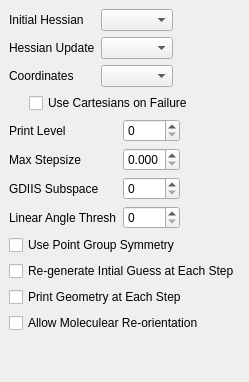
          <widget class="QWidget" name="AdvancedGeometryOptimization" >
           <layout class="QVBoxLayout" >
            <property name="margin" >
             <number>9</number>
            </property>
            <property name="spacing" >
             <number>6</number>
            </property>
            <item>
             <layout class="QGridLayout" >
              <property name="margin" >
               <number>0</number>
              </property>
              <property name="spacing" >
               <number>6</number>
              </property>
              <item row="1" column="0" >
               <widget class="QLabel" name="label_44" >
                <property name="text" >
                 <string>Hessian Update</string>
                </property>
               </widget>
              </item>
              <item row="1" column="1" >
               <widget class="QComboBox" name="geom_opt_hessian_update" />
              </item>
              <item row="0" column="0" >
               <widget class="QLabel" name="label_72" >
                <property name="text" >
                 <string>Initial Hessian</string>
                </property>
               </widget>
              </item>
              <item row="2" column="1" >
               <widget class="QComboBox" name="geom_opt_coordinates" />
              </item>
              <item row="0" column="1" >
               <widget class="QComboBox" name="geom_opt_hessian" />
              </item>
              <item row="2" column="0" >
               <widget class="QLabel" name="label_14" >
                <property name="text" >
                 <string>Coordinates</string>
                </property>
               </widget>
              </item>
              <item row="0" column="2" >
               <spacer>
                <property name="orientation" >
                 <enum>Qt::Horizontal</enum>
                </property>
                <property name="sizeHint" >
                 <size>
                  <width>40</width>
                  <height>20</height>
                 </size>
                </property>
               </spacer>
              </item>
             </layout>
            </item>
            <item>
             <layout class="QHBoxLayout" >
              <property name="margin" >
               <number>0</number>
              </property>
              <property name="spacing" >
               <number>6</number>
              </property>
              <item>
               <spacer>
                <property name="orientation" >
                 <enum>Qt::Horizontal</enum>
                </property>
                <property name="sizeType" >
                 <enum>QSizePolicy::Fixed</enum>
                </property>
                <property name="sizeHint" >
                 <size>
                  <width>20</width>
                  <height>20</height>
                 </size>
                </property>
               </spacer>
              </item>
              <item>
               <widget class="QCheckBox" name="qui_geom_opt_fallback" >
                <property name="text" >
                 <string>Use Cartesians on Failure</string>
                </property>
               </widget>
              </item>
             </layout>
            </item>
            <item>
             <layout class="QGridLayout" >
              <property name="margin" >
               <number>0</number>
              </property>
              <property name="spacing" >
               <number>6</number>
              </property>
              <item row="3" column="1" >
               <widget class="QSpinBox" name="geom_opt_linear_angle" />
              </item>
              <item row="1" column="1" >
               <widget class="QDoubleSpinBox" name="geom_opt_max_step_size" >
                <property name="prefix" >
                 <string/>
                </property>
                <property name="suffix" >
                 <string/>
                </property>
                <property name="decimals" >
                 <number>3</number>
                </property>
                <property name="maximum" >
                 <double>9.99</double>
                </property>
               </widget>
              </item>
              <item row="2" column="1" >
               <widget class="QSpinBox" name="geom_opt_diis_subspace" />
              </item>
              <item row="1" column="0" >
               <widget class="QLabel" name="label_71" >
                <property name="text" >
                 <string>Max Stepsize</string>
                </property>
               </widget>
              </item>
              <item row="2" column="0" >
               <widget class="QLabel" name="label_70" >
                <property name="text" >
                 <string>GDIIS Subspace</string>
                </property>
               </widget>
              </item>
              <item row="0" column="0" >
               <widget class="QLabel" name="label_45" >
                <property name="text" >
                 <string>Print Level</string>
                </property>
               </widget>
              </item>
              <item row="0" column="1" >
               <widget class="QSpinBox" name="geom_opt_print" />
              </item>
              <item row="3" column="0" >
               <widget class="QLabel" name="label_68" >
                <property name="text" >
                 <string>Linear Angle Thresh</string>
                </property>
               </widget>
              </item>
              <item row="0" column="2" >
               <spacer>
                <property name="orientation" >
                 <enum>Qt::Horizontal</enum>
                </property>
                <property name="sizeHint" >
                 <size>
                  <width>40</width>
                  <height>20</height>
                 </size>
                </property>
               </spacer>
              </item>
             </layout>
            </item>
            <item>
             <widget class="QCheckBox" name="geom_opt_symmetry" >
              <property name="text" >
               <string>Use Point Group Symmetry</string>
              </property>
             </widget>
            </item>
            <item>
             <widget class="QCheckBox" name="geom_opt_scf_guess_always" >
              <property name="text" >
               <string>Re-generate Intial Guess at Each Step</string>
              </property>
             </widget>
            </item>
            <item>
             <widget class="QCheckBox" name="geom_print" >
              <property name="text" >
               <string>Print Geometry at Each Step</string>
              </property>
             </widget>
            </item>
            <item>
             <widget class="QCheckBox" name="geom_opt_iproj" >
              <property name="text" >
               <string>Allow Moleculear Re-orientation</string>
              </property>
             </widget>
            </item>
            <item>
             <spacer>
              <property name="orientation" >
               <enum>Qt::Vertical</enum>
              </property>
              <property name="sizeHint" >
               <size>
                <width>20</width>
                <height>40</height>
               </size>
              </property>
             </spacer>
            </item>
           </layout>
          </widget>
